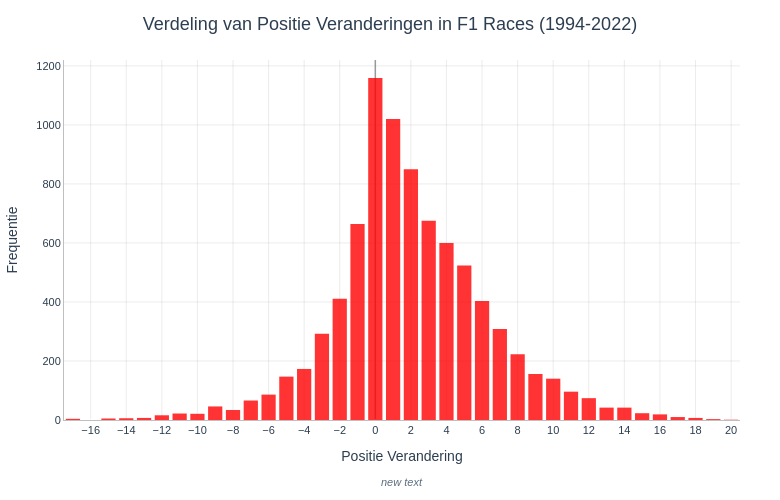

Write notebook code for a chart like this one.
### Code cell
import pandas as pd
import numpy as np
import plotly.graph_objects as go
import plotly.offline as pyo
import plotly.io as pio
from IPython.display import Image, HTML
import base64
import io

# Load and prepare data
df = pd.read_csv('merged_f1_data_1994_2022.csv')

# Convert positions to numeric
df['Pos_numeric'] = pd.to_numeric(df['Pos'], errors='coerce')
df['FinPos_numeric'] = pd.to_numeric(df['FinPos'], errors='coerce')

# Extract year from data
if 'Year' not in df.columns:
    df['Year'] = np.random.choice(range(1994, 2023), len(df))

# Clean data and calculate position changes
valid_data = df[
    (df['Pos_numeric'].notna()) & 
    (df['FinPos_numeric'].notna()) & 
    (df['Pos_numeric'] > 0) & 
    (df['FinPos_numeric'] > 0)
].copy()

# Calculate position change
valid_data['Position_Change'] = valid_data['Pos_numeric'] - valid_data['FinPos_numeric']

def create_interactive_position_changes_chart():
    """Create interactive position changes bar chart with hover data"""
    
    # Calculate frequency of each position change
    position_changes = valid_data['Position_Change'].value_counts().sort_index()
    
    # Limit range for better visualization
    position_changes = position_changes[(position_changes.index >= -20) & (position_changes.index <= 20)]
    red_color = "#FF0000"
    
    # Create custom hover text
    hover_text = []
    for pos_change, freq in zip(position_changes.index, position_changes.values):
        if pos_change == 0:
            direction = "No change"
        elif pos_change > 0:
            direction = f"Gained {pos_change} positions"
        else:
            direction = f"Lost {abs(pos_change)} positions"
        
        hover_text.append(f"Position Change: {pos_change}<br>Frequency: {freq}<br>{direction}")
    
    # Create the bar chart
    fig = go.Figure(data=go.Bar(
        x=position_changes.index,
        y=position_changes.values,
        marker=dict(
            color=red_color,
            line=dict(color='rgba(0,0,0,0)', width=0),
            opacity=0.8
        ),
        name='Position Changes',
        hovertemplate='%{customdata}<extra></extra>',
        customdata=hover_text
    ))
    
    fig.update_layout(
        title={
            'text': 'Verdeling van Positie Veranderingen in F1 Races (1994-2022)',
            'x': 0.5,
            'xanchor': 'center',
            'font': {'size': 18, 'color': '#2C3E50', 'family': 'Arial, sans-serif'},
        },
        
        xaxis=dict(
            title='Positie Verandering',
            title_font=dict(size=14, color='#2C3E50'),
            tickmode='linear',
            tick0=-20,
            dtick=2,
            showgrid=True,
            gridcolor='rgba(128, 128, 128, 0.3)',
            gridwidth=0.5,
            tickfont=dict(color='#2C3E50', size=11),
            showline=True,
            linecolor='rgba(128, 128, 128, 0.5)',
            linewidth=1,
            zeroline=True,
            zerolinecolor='rgba(128, 128, 128, 0.8)',
            zerolinewidth=1.5
        ),
        
        yaxis=dict(
            title='Frequentie',
            title_font=dict(size=14, color='#2C3E50'),
            showgrid=True,
            gridcolor='rgba(128, 128, 128, 0.3)',
            gridwidth=0.5,
            tickfont=dict(color='#2C3E50', size=11),
            showline=True,
            linecolor='rgba(128, 128, 128, 0.5)',
            linewidth=1
        ),
        
        # Fixed dimensions
        width=780,
        height=500,
        
        # Clean background
        plot_bgcolor='white',
        paper_bgcolor='white',
        
        # Margins
        margin=dict(t=60, l=60, r=40, b=80),
        
        # Professional font
        font=dict(family="Arial, sans-serif", size=12, color="#2C3E50")
    )
    
    # Add subtitle
    fig.add_annotation(
        x=0.5, y=-0.15,
        xref="paper", yref="paper",
        showarrow=False,
        align='center',
        xanchor='center', yanchor='top',
        text='',
        font=dict(size=11, color='#5D6D7E', style='italic')
    )
    
    return fig

# Create the chart
fig = create_interactive_position_changes_chart()

# Interactive config
interactive_config = {
    'displayModeBar': False,
    'responsive': False, 
    'scrollZoom': False, 
    'doubleClick': False,
    'displaylogo': False,
    'showTips': False
}

fig.show(config=interactive_config)

### Figure 1 — Plotly figure (JSON) as saved in the notebook; plotly's stock layout.template omitted (floating-point values rounded to 4 significant figures)
{"data": [{"customdata": ["Position Change: -17.0<br>Frequency: 4<br>Lost 17.0 positions", "Position Change: -15.0<br>Frequency: 5<br>Lost 15.0 positions", "Position Change: -14.0<br>Frequency: 6<br>Lost 14.0 positions", "Position Change: -13.0<br>Frequency: 7<br>Lost 13.0 positions", "Position Change: -12.0<br>Frequency: 16<br>Lost 12.0 positions", "Position Change: -11.0<br>Frequency: 22<br>Lost 11.0 positions", "Position Change: -10.0<br>Frequency: 21<br>Lost 10.0 positions", "Position Change: -9.0<br>Frequency: 46<br>Lost 9.0 positions", "Position Change: -8.0<br>Frequency: 34<br>Lost 8.0 positions", "Position Change: -7.0<br>Frequency: 66<br>Lost 7.0 positions", "Position Change: -6.0<br>Frequency: 86<br>Lost 6.0 positions", "Position Change: -5.0<br>Frequency: 147<br>Lost 5.0 positions", "Position Change: -4.0<br>Frequency: 173<br>Lost 4.0 positions", "Position Change: -3.0<br>Frequency: 292<br>Lost 3.0 positions", "Position Change: -2.0<br>Frequency: 411<br>Lost 2.0 positions", "Position Change: -1.0<br>Frequency: 664<br>Lost 1.0 positions", "Position Change: 0.0<br>Frequency: 1159<br>No change", "Position Change: 1.0<br>Frequency: 1020<br>Gained 1.0 positions", "Position Change: 2.0<br>Frequency: 850<br>Gained 2.0 positions", "Position Change: 3.0<br>Frequency: 675<br>Gained 3.0 positions", "Position Change: 4.0<br>Frequency: 600<br>Gained 4.0 positions", "Position Change: 5.0<br>Frequency: 524<br>Gained 5.0 positions", "Position Change: 6.0<br>Frequency: 403<br>Gained 6.0 positions", "Position Change: 7.0<br>Frequency: 308<br>Gained 7.0 positions", "Position Change: 8.0<br>Frequency: 223<br>Gained 8.0 positions", "Position Change: 9.0<br>Frequency: 156<br>Gained 9.0 positions", "Position Change: 10.0<br>Frequency: 140<br>Gained 10.0 positions", "Position Change: 11.0<br>Frequency: 96<br>Gained 11.0 positions", "Position Change: 12.0<br>Frequency: 74<br>Gained 12.0 positions", "Position Change: 13.0<br>Frequency: 42<br>Gained 13.0 positions", "Position Change: 14.0<br>Frequency: 42<br>Gained 14.0 positions", "Position Change: 15.0<br>Frequency: 23<br>Gained 15.0 positions", "Position Change: 16.0<br>Frequency: 19<br>Gained 16.0 positions", "Position Change: 17.0<br>Frequency: 10<br>Gained 17.0 positions", "Position Change: 18.0<br>Frequency: 7<br>Gained 18.0 positions", "Position Change: 19.0<br>Frequency: 3<br>Gained 19.0 positions", "Position Change: 20.0<br>Frequency: 1<br>Gained 20.0 positions"], "hovertemplate": "%{customdata}<extra></extra>", "marker": {"color": "#FF0000", "line": {"color": "rgba(0,0,0,0)", "width": 0}, "opacity": 0.8}, "name": "Position Changes", "type": "bar", "x": [-17.0, -15.0, -14.0, -13.0, -12.0, -11.0, -10.0, -9.0, -8.0, -7.0, -6.0, -5.0, -4.0, -3.0, -2.0, -1.0, 0.0, 1.0, 2.0, 3.0, 4.0, 5.0, 6.0, 7.0, 8.0, 9.0, 10.0, 11.0, 12.0, 13.0, 14.0, 15.0, 16.0, 17.0, 18.0, 19.0, 20.0], "y": [4, 5, 6, 7, 16, 22, 21, 46, 34, 66, 86, 147, 173, 292, 411, 664, 1159, 1020, 850, 675, 600, 524, 403, 308, 223, 156, 140, 96, 74, 42, 42, 23, 19, 10, 7, 3, 1]}], "layout": {"annotations": [{"align": "center", "font": {"color": "#5D6D7E", "size": 11, "style": "italic"}, "showarrow": false, "x": 0.5, "xanchor": "center", "xref": "paper", "y": -0.15, "yanchor": "top", "yref": "paper"}], "font": {"color": "#2C3E50", "family": "Arial, sans-serif", "size": 12}, "height": 500, "margin": {"b": 80, "l": 60, "r": 40, "t": 60}, "paper_bgcolor": "white", "plot_bgcolor": "white", "title": {"font": {"color": "#2C3E50", "family": "Arial, sans-serif", "size": 18}, "text": "Verdeling van Positie Veranderingen in F1 Races (1994-2022)", "x": 0.5, "xanchor": "center"}, "width": 780, "xaxis": {"dtick": 2, "gridcolor": "rgba(128, 128, 128, 0.3)", "gridwidth": 0.5, "linecolor": "rgba(128, 128, 128, 0.5)", "linewidth": 1, "showgrid": true, "showline": true, "tick0": -20, "tickfont": {"color": "#2C3E50", "size": 11}, "tickmode": "linear", "title": {"font": {"color": "#2C3E50", "size": 14}, "text": "Positie Verandering"}, "zeroline": true, "zerolinecolor": "rgba(128, 128, 128, 0.8)", "zerolinewidth": 1.5}, "yaxis": {"gridcolor": "rgba(128, 128, 128, 0.3)", "gridwidth": 0.5, "linecolor": "rgba(128, 128, 128, 0.5)", "linewidth": 1, "showgrid": true, "showline": true, "tickfont": {"color": "#2C3E50", "size": 11}, "title": {"font": {"color": "#2C3E50", "size": 14}, "text": "Frequentie"}}}}
